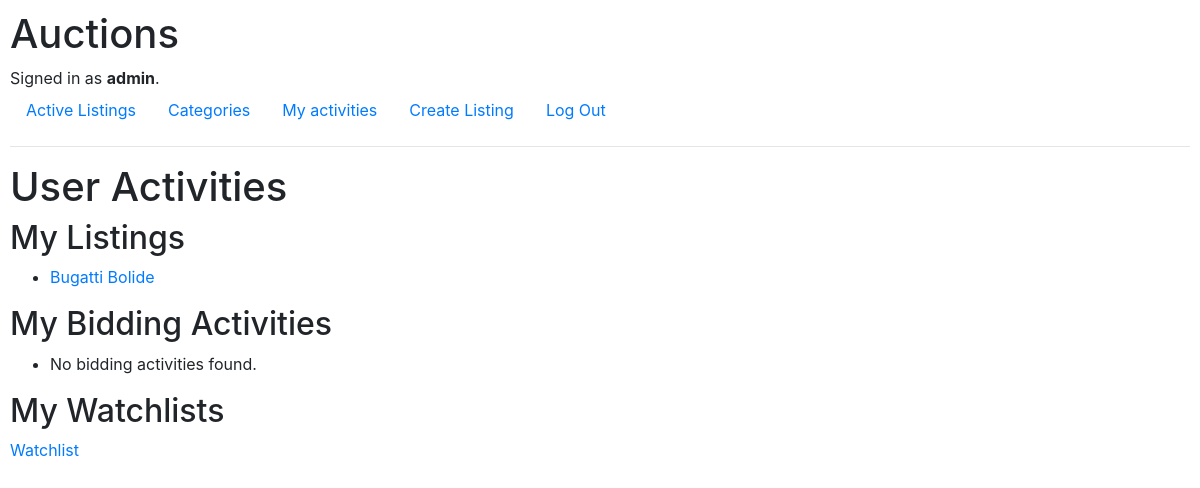
/user_activities (signed in), run on an earlier commit of the app's database.
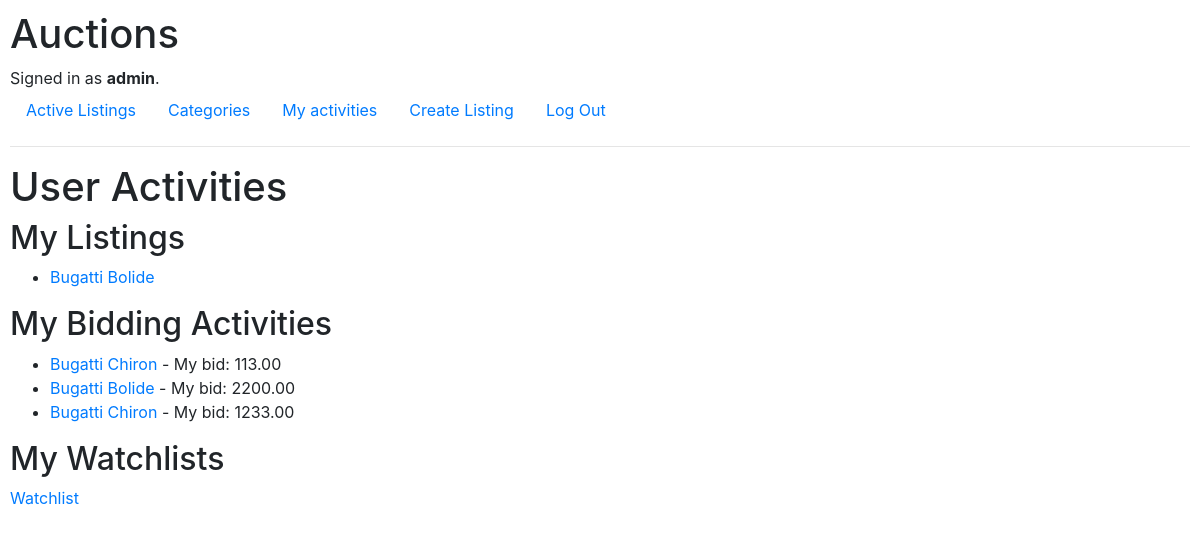
And on a later commit of the database.
### auctions/models.py (models this page shows, shortened)
class Listing(models.Model):
    title = models.CharField(max_length=100)
    description = models.TextField()
    category = models.ForeignKey(Category, related_name='listings', on_delete=models.CASCADE)
    price = models.DecimalField(max_digits=11, decimal_places=2)
    owner = models.ForeignKey(User, related_name='listings', on_delete=models.CASCADE)
    image_url = models.TextField()
    date_created = models.DateTimeField(auto_now_add=True)
    is_active = models.BooleanField(default=True)

class Bid(models.Model):
    amount = models.DecimalField(max_digits=11, decimal_places=2)
    listing = models.ForeignKey(Listing, related_name='bids', on_delete=models.CASCADE)
    bidder = models.ForeignKey(User, related_name='bids', on_delete=models.CASCADE)

### auctions/views.py (the view)
# urls.py: path('user_activities', views.user_activities, name='user_activities'),
def user_activities(request):
    listings = Listing.objects.filter(owner=request.user)
    bids = Bid.objects.filter(bidder=request.user)
    listing_names = [listing.title for listing in listings]
    bidding_listing_names = [bid.listing.title for bid in bids]
    user_bids = [bid.amount for bid in bids]
    return render(request, 'auctions/user_activities.html', {
        'listings': listings,
        'bids': bids,
        'listing_names': listing_names,
        'bidding_listing_names': bidding_listing_names,
        'user_bids': user_bids,
    })

### auctions/templates/auctions/user_activities.html
{% extends "auctions/layout.html" %}
{% block body %}
  <h1>User Activities</h1>
  <h2>My Listings</h2>
  <ul>
    {% for listing in listings %}
      <li><a href="{% url 'listing_detail' listing.id %}">{{ listing.title }}</a></li>
    {% empty %}
      <li>No listings found.</li>
    {% endfor %}
  </ul>
  <h2>My Bidding Activities</h2>
  <ul>
    {% for bid in bids %}
      <li>
        <a href="{% url 'listing_detail' bid.listing.id %}">{{ bid.listing.title }}</a>
        - My bid: {{ bid.amount }}
      </li>
    {% empty %}
      <li>No bidding activities found.</li>
    {% endfor %}
  </ul>
  <h2>My Watchlists</h2>
    <a href="{% url 'watchlist' id=user.id %}">Watchlist</a>
{% endblock %}

What changed in the data, as far as the page shows it:
added Bid: listing "Bugatti Chiron", amount "113.00"
added Bid: listing "Bugatti Bolide", amount "2200.00"
added Bid: listing "Bugatti Chiron", amount "1233.00"
Also different on the page:
text no longer shown: "No bidding activities found."
